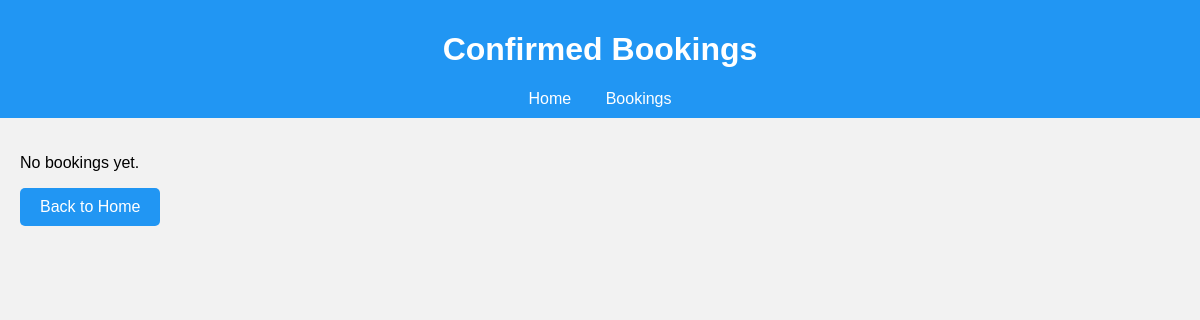
Before: /bookings with the older database file.
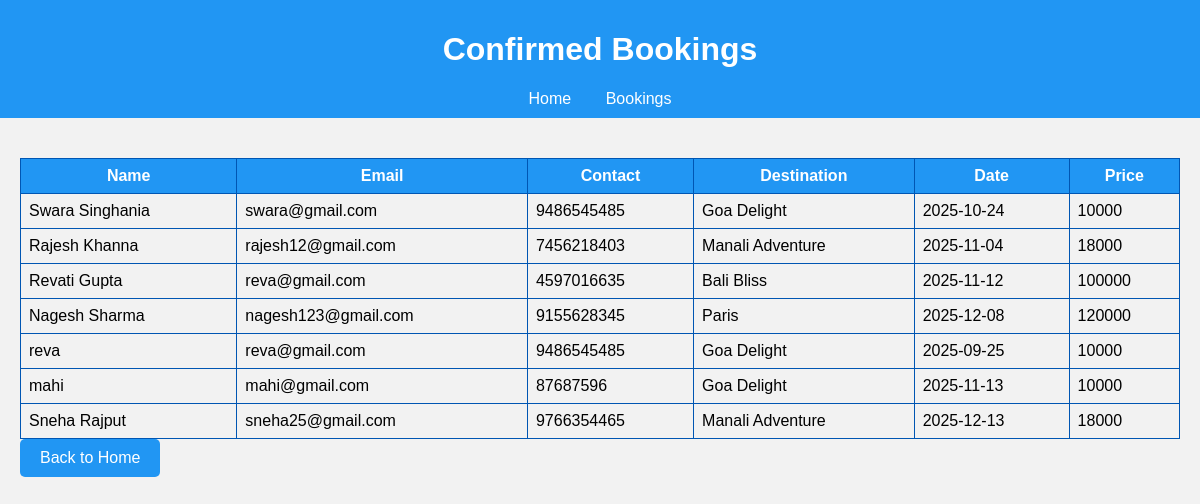
After: the same page with the newer database file.
### app.py (models this page shows)
class Booking(db.Model):
    id = db.Column(db.Integer, primary_key=True)
    name = db.Column(db.String(50))
    email = db.Column(db.String(50))
    contact = db.Column(db.String(20))
    destination_id = db.Column(db.Integer, db.ForeignKey('destination.id'))
    destination = db.relationship('Destination')
    date = db.Column(db.String(50))

class Destination(db.Model):
    id = db.Column(db.Integer, primary_key=True)
    name = db.Column(db.String(50))
    description = db.Column(db.String(200))
    price = db.Column(db.Integer)

### app.py (the view)
@app.route('/bookings')
def bookings():
    all_bookings = Booking.query.all()
    return render_template('bookings.html', bookings=all_bookings)

### templates/bookings.html (shortened to what this page needs)
<!DOCTYPE html>
<html>
<head>
    <link rel="stylesheet" href="{{ url_for('static', filename='style.css') }}">
</head>
<body>
    <header>
        <h1>Confirmed Bookings</h1>
        <nav>
            <a href="/">Home</a>
            <a href="/bookings">Bookings</a>
        </nav>
    </header>
    <div class="container">
        {% if bookings %}
            <table>
                <thead>
                    <tr>
                        <th>Name</th>
                        <th>Email</th>
                        <th>Contact</th>
                        <th>Destination</th>
                        <th>Date</th>
                        <th>Price</th>
                    </tr>
                </thead>
                <tbody>
                    {% for b in bookings %}
                    <tr>
                        <td>{{ b.name }}</td>
                        <td>{{ b.email }}</td>
                        <td>{{ b.contact }}</td>
                        <td>{{ b.destination.name }}</td>
                        <td>{{ b.date }}</td>
                        <td>{{ b.destination.price }}</td>
                    </tr>
                    {% endfor %}
                </tbody>
            </table>
        {% else %}
            <p>No bookings yet.</p>
        {% endif %}
        <a href="/" class="button">Back to Home</a>
    </div>
</body>
</html>

### static/style.css (style rules this page uses)
body { font-family: Arial, sans-serif; background-color: #f2f2f2; margin: 0; }
header { background-color: #2196F3; color: white; padding: 10px 20px; text-align: center; }
nav a { margin: 0 15px; text-decoration: none; color: white; }
.container { padding: 20px; }
table { width: 100%; border-collapse: collapse; margin-top: 20px; height: 100px; }
th, td { border: 1px solid #0056b3; padding: 8px; }
th { background-color: #2196F3; color: white; }
.button { display: inline-block; padding: 10px 20px; background-color: #2196F3; color: white; text-decoration: none; border-radius: 5px; }

Changed rows visible on the page:
added Booking: name "Swara Singhania", email "swara@gmail.com", contact "9486545485", destination.name "Goa Delight", date "2025-10-24", destination.price "10000"
added Booking: name "Rajesh Khanna", email "rajesh12@gmail.com", contact "7456218403", destination.name "Manali Adventure", date "2025-11-04", destination.price "18000"
added Booking: name "Revati Gupta", email "reva@gmail.com", contact "4597016635", destination.name "Bali Bliss", date "2025-11-12", destination.price "100000"
added Booking: name "Nagesh Sharma", email "nagesh123@gmail.com", contact "9155628345", destination.name "Paris", date "2025-12-08", destination.price "120000"
added Booking: name "reva", email "reva@gmail.com", contact "9486545485", destination.name "Goa Delight", date "2025-09-25", destination.price "10000"
added Booking: name "mahi", email "mahi@gmail.com", contact "87687596", destination.name "Goa Delight", date "2025-11-13", destination.price "10000"
added Booking: name "Sneha Rajput", email "sneha25@gmail.com", contact "9766354465", destination.name "Manali Adventure", date "2025-12-13", destination.price "18000"
Other visible differences:
text no longer shown: "No bookings yet."
text now shown: "Name Email Contact Destination Date Price"
